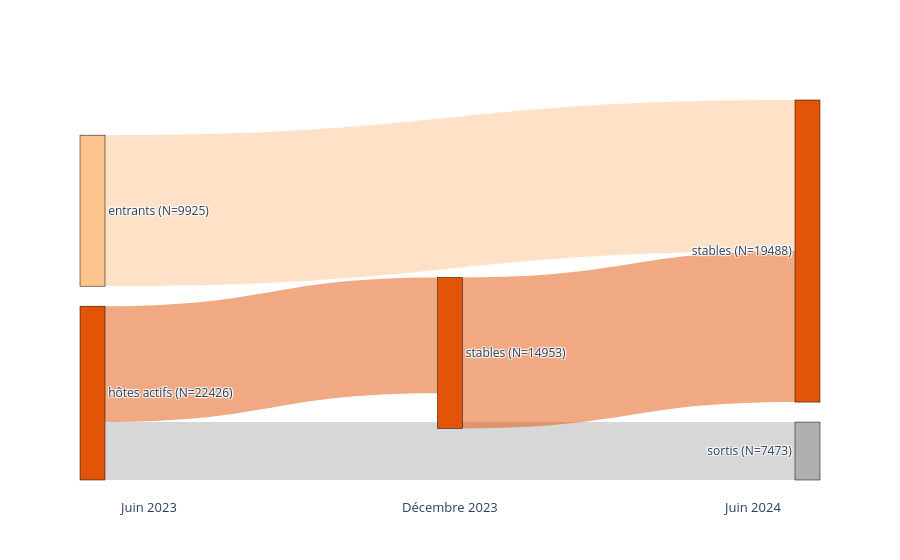

This figure's notebook cell:
### Code cell
import plotly.graph_objects as go
# labels = [
#     "2306 Hosts",

#     "2312 Stables",
#     "2312 Entrants",
#     "2312 Sortis",

#     "2406 Stables",
#     "2406 Entrants",
#     "2406 Sortis"
# ]



node_colors = [
    "#E25508",  # 2306 hosts

    "#E25508",  # stable
    "#FDC38D",  # entrant
    "#B0B0B0",  # sorti

    "#E25508",  # stable
    "#FDC38D",  # entrant
    "#B0B0B0"   # sorti
]

link_colors = [
    "rgba(226,85,8,0.5)",      # stable flow
    "rgba(176,176,176,0.5)",  # disappeared flow

    "rgba(253,195,141,0.5)",  # entrant flow
    "rgba(226,85,8,0.5)"      # stable flow
]

labels = [
    f"hôtes actifs\n(N={len(hosts_2306)})",

    f"stables\n(N={stable_2312})",
    f"entrants\n(N={new_2312})",
    f"sortis\n(N={disappeared_2312})",

    f"stables\n(N={stable_2406})",
    f"entrants\n(N={new_2406})",
    f"sortis\n(N={disappeared_2406})"
]
source = [
    0,  # 2306 -> 2312 stable
    0,  # 2306 -> disappeared
    2,  # 2312 new -> 2406 stable
    1   # 2312 stable -> 2406 stable
]

target = [
    1,
    3,
    4,
    4
]

value = [
    stable_2312,
    disappeared_2312,
    stable_2406,
    stable_2406
]

fig = go.Figure(data=[go.Sankey(
    node=dict(
        pad=20,
        thickness=25,
        line=dict(color="black", width=0.5),

        label=labels,
        color=node_colors
    ),

    link=dict(
        source=source,
        target=target,
        value=value,
        color=link_colors
    )

)])
fig.add_annotation(
    x=0.05,
    y=-0.1,
    text="Juin 2023",
    showarrow=False,
    xref="paper",
    yref="paper",
    font=dict(size=13)
)

fig.add_annotation(
    x=0.50,
    y=-0.1,
    text="Décembre 2023",
    showarrow=False,
    xref="paper",
    yref="paper",
    font=dict(size=13)
)

fig.add_annotation(
    x=0.95,
    y=-0.1,
    text="Juin 2024",
    showarrow=False,
    xref="paper",
    yref="paper",
    font=dict(size=13)
)

# fig.update_layout(
#     title_text="Host transitions across panels",
#     font_size=12,
# )
fig.show()


# Les flux en bleu correspondent aux hôtes stables, les flux en orange aux nouveaux entrants, et les flux en gris aux hôtes sortis du panel.

### Figure 1 — Plotly figure (JSON) as saved in the notebook; plotly's stock layout.template omitted (floating-point values rounded to 4 significant figures)
{"data": [{"link": {"color": ["rgba(226,85,8,0.5)", "rgba(176,176,176,0.5)", "rgba(253,195,141,0.5)", "rgba(226,85,8,0.5)"], "source": [0, 0, 2, 1], "target": [1, 3, 4, 4], "value": [14953, 7473, 19488, 19488]}, "node": {"color": ["#E25508", "#E25508", "#FDC38D", "#B0B0B0", "#E25508", "#FDC38D", "#B0B0B0"], "label": ["hôtes actifs\n(N=22426)", "stables\n(N=14953)", "entrants\n(N=9925)", "sortis\n(N=7473)", "stables\n(N=19488)", "entrants\n(N=26358)", "sortis\n(N=5390)"], "line": {"color": "black", "width": 0.5}, "pad": 20, "thickness": 25}, "type": "sankey"}], "layout": {"annotations": [{"font": {"size": 13}, "showarrow": false, "text": "Juin 2023", "x": 0.05, "xref": "paper", "y": -0.1, "yref": "paper"}, {"font": {"size": 13}, "showarrow": false, "text": "Décembre 2023", "x": 0.5, "xref": "paper", "y": -0.1, "yref": "paper"}, {"font": {"size": 13}, "showarrow": false, "text": "Juin 2024", "x": 0.95, "xref": "paper", "y": -0.1, "yref": "paper"}]}}
